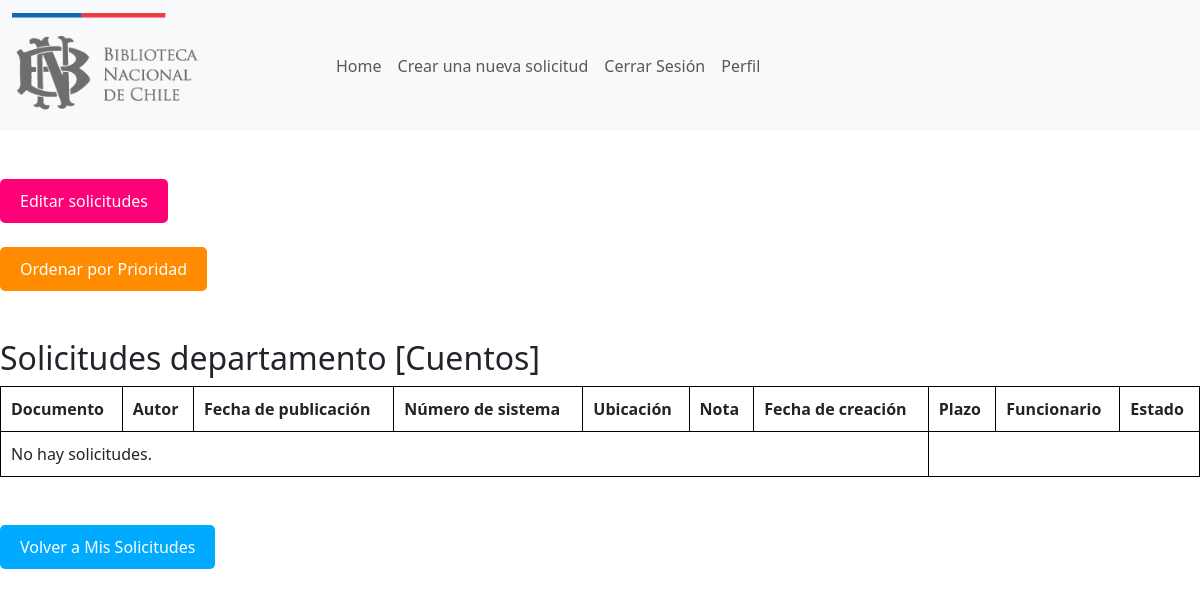
The page /solicitudes_dep/ (signed in) on the database as committed earlier.
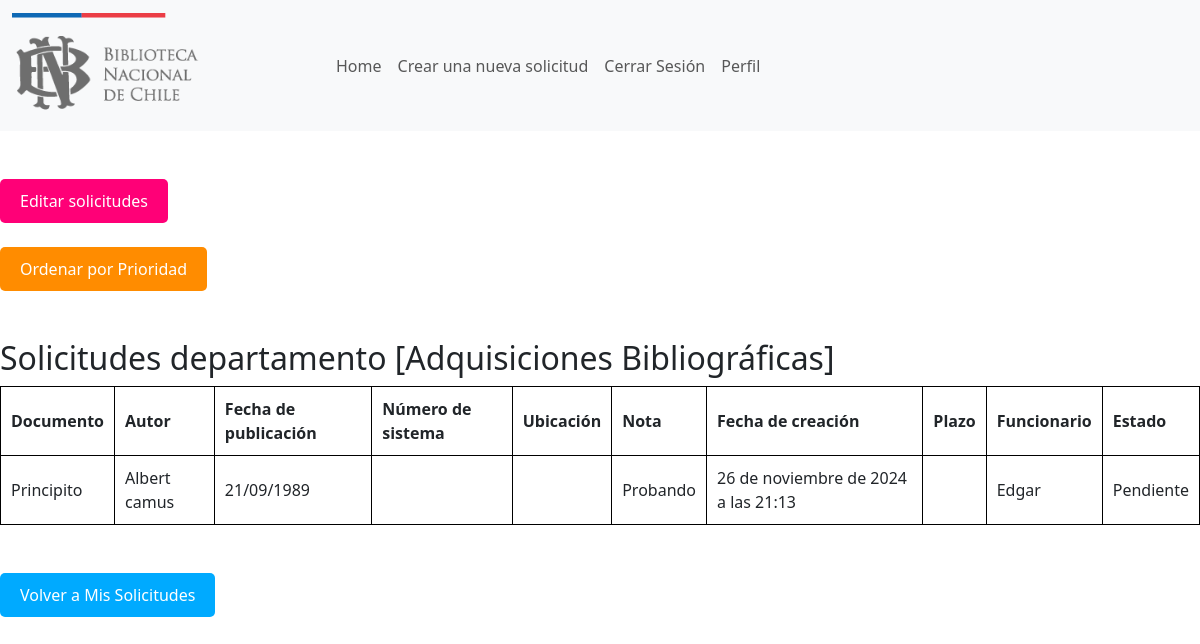
The same page on the database as committed later.
### Cuentas/models.py (models this page shows, shortened)
class Personal(models.Model):
    DEPARTAMENTOS = [
        ("placeholder","Nada"),
        ("Extensión Cultural","Extensión Cultural"),
        ("Servicio de atención a usuarios","Servicio de atención a usuarios"),
        ("Conservación","Conservación"),
        ("Digitalización","Digitalización"),
        ("Depósito Legal","Depósito Legal"),
        ("Adquisiciones Bibliográficas","Adquisiciones Bibliográficas"),
        ("Depósito Legal Electrónico","Depósito Legal Electrónico"),
        ("Mapoteca","Mapoteca"),
        ("Láminas y estampas","Láminas y estampas"),
        ("Fotográfico y audiovisual","Fotográfico y audiovisual"),
        ("Periódicos","Periódicos"),
        ("Hemeroteca","Hemeroteca"),
        ("Fondo General","Fondo General"),
        ("Sección Chilena","Sección Chilena")
        ]
    name = models.ForeignKey(User, on_delete=models.PROTECT)
    sector = models.CharField(max_length=60, choices=DEPARTAMENTOS,default="placeholder")

class Solicitudes(models.Model):
    ESTADOS = [
        ('Pendiente','Pendiente'),
        ('En proceso','En proceso'),
        ('Completada','Completada'),
        ('Rechazada','Rechazada')
    ]
    DEPARTAMENTOS = [
        ("placeholder","Seleccionar"),
        ("Extensión Cultural","Extensión Cultural"),
        ("Servicio de atención a usuarios","Servicio de atención a usuarios"),
        ("Conservación","Conservación"),
        ("Digitalización","Digitalización"),
        ("Depósito Legal","Depósito Legal"),
        ("Adquisiciones Bibliográficas","Adquisiciones Bibliográficas"),
        ("Depósito Legal Electrónico","Depósito Legal Electrónico"),
        ("Mapoteca","Mapoteca"),
        ("Láminas y estampas","Láminas y estampas"),
        ("Fotográfico y audiovisual","Fotográfico y audiovisual"),
        ("Periódicos","Periódicos"),
        ("Hemeroteca","Hemeroteca"),
        ("Fondo General","Fondo General"),
        ("Sección Chilena","Sección Chilena")
        ]
    Prioridad=[
        ("Muy Importante","Muy Importante"),
        ("Importante","Importante"),
        ("Poco Importante","Poco Importante")
    ]
    documento = models.CharField(max_length=100)
    autor = models.CharField(max_length=60,blank=True)
    fecha_publicación = models.CharField(max_length=20,blank=True)
    número_de_sistema = models.CharField(max_length=20,blank=True)
    ubicación = models.CharField(max_length=20,blank=True)
    departamento = models.CharField(max_length=60, choices=DEPARTAMENTOS,default="placeholder")
    nota = models.TextField(blank=True)
    fecha = models.DateTimeField(auto_now_add=True)
    plazo = models.CharField(max_length=20, blank=True)
    funcionario = models.CharField(max_length=60)
    estado = models.CharField(max_length=20, choices=ESTADOS, default='pendiente')
    prioridad= models.CharField(max_length=120, choices=Prioridad, default="Importante")
    class Meta:
        ordering = ['-fecha']  # Ordena por fecha de manera ascendente
        ordering = ['departamento']

### Cuentas/views.py (the view)
# urls.py: path('solicitudes_dep/', views.soli_dep , name='solicitudes_dep'),
def soli_dep(request):
    if request.user.is_authenticated:
        usuario= request.user.id
        department= Personal.objects.values_list("sector").filter(name=usuario)
        department= department[0][0]
        entregar= Solicitudes.objects.filter(departamento=department).values()
        return render(request, 'solicitudes_dep.html', {"contexto":entregar,"Depa":department})

### Cuentas/templates/solicitudes_dep.html (shortened to what this page needs)
<!DOCTYPE html>
<html lang="es">
<head>
    {% load static %}
    <link href="https://cdn.jsdelivr.net/npm/bootstrap@5.3.3/dist/css/bootstrap.min.css" rel="stylesheet">
</head>
<body>
    <nav class="navbar navbar-expand-lg navbar-light bg-light">
        <div class="container-fluid">
            <a class="navbar-brand" href="{% url 'Home' %}">
                <img src="{% static 'CSS/images/Logos_portal_Biblioteca_Nacional.png' %}" alt="logo" width="300">
            </a>
            <div class="collapse navbar-collapse" id="navbarSupportedContent">
                <ul class="navbar-nav me-auto mb-2 mb-lg-0">
                    <li class="nav-item">
                        <a class="nav-link" href="{% url 'Home' %}">Home</a>
                    </li>
                    {% if user.is_authenticated %}
                        <li class="nav-item">
                            <a class="nav-link" href="/solicitudes">Crear una nueva solicitud</a>
                        </li>
                        <li class="nav-item">
                            <a class="nav-link" href="/cerrar_sesion">Cerrar Sesión</a>
                        </li>
                        <li class="nav-item">
                            <a class="nav-link" href="/perfil">Perfil</a>
                        </li>
                    {% endif %}
                </ul>
            </div>
        </div>
    </nav>
    <br>
    <br>
    <a href="{% url 'Edit' %}">
        <button style="background-color: #ff0077; color: white; border: none; padding: 10px 20px; border-radius: 5px; cursor: pointer;">
            Editar solicitudes
        </button>
    </a>
    <br>
    <br>
    <a href="{% url 'prioridades_usuario' %}">
        <button style="background-color: #ff8c00; color: white; border: none; padding: 10px 20px; border-radius: 5px; cursor: pointer;">
            Ordenar por Prioridad
        </button>
    </a>
    <br>
    <br>
    <br>
    <h2>Solicitudes departamento [{{Depa}}]</h2>
    <table>
        <thead>
            <tr>
                <th>Documento</th>
                <th>Autor</th>
                <th>Fecha de publicación</th>
                <th>Número de sistema</th>
                <th>Ubicación</th>
                <th>Nota</th>
                <th>Fecha de creación</th>
                <th>Plazo</th>
                <th>Funcionario</th>
                <th>Estado</th>
            </tr>
        </thead>
        <tbody>
            {% for x in contexto %}
                <tr>
                    <td>{{ x.documento }}</td>
                    <td>{{ x.autor }}</td>
                    <td>{{ x.fecha_publicación }}</td>
                    <td>{{ x.número_de_sistema }}</td>
                    <td>{{ x.ubicación }}</td>
                    <td>{{ x.nota }}</td>
                    <td>{{ x.fecha }}</td>
                    <td>{{ x.plazo }}</td>
                    <td>{{ x.funcionario }}</td>
                    <td>{{ x.estado }}</a></td>
                </tr>
            {% empty %}
                <tr>
                    <td colspan="7">No hay solicitudes.</td>
                </tr>
            {% endfor %}
        </tbody>
    </table>
    <br>
    <br>
    <a href="/mis_solicitudes">
        <button style="background-color: #00aaff; color: white; border: none; padding: 10px 20px; border-radius: 5px; cursor: pointer;">
            Volver a Mis Solicitudes
        </button>
    </a>
    <br>
    <br>
</body>
</html>

Rows that differ between the two databases and show on the page:
no longer on this page (row edited): Personal: sector "Cuentos"
added Solicitudes: documento "Principito", autor "Albert camus", fecha_publicación "21/09/1989", nota "Probando", fecha "26 de noviembre de 2024 a las 21:13", funcionario "Edgar", estado "Pendiente"
Other text that changed with them:
{{ Depa }}: (not shown) → "Adquisiciones Bibliográficas"
text no longer shown: "No hay solicitudes."
